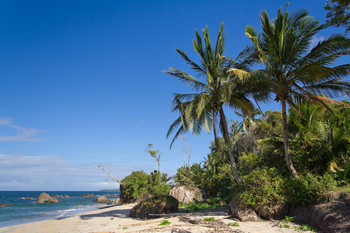
#> input picture images/beach.png, 350 x 233 px
$ python rotate.py --image images/beach.png
#> lines starting #> are read from the running program, lines starting #| are printed output that depends on the picture
import numpy as np
import argparse
import cv2
import imutils

ap = argparse.ArgumentParser()
ap.add_argument("-i", "--image", required = True, help = "Path to the image")
args = vars(ap.parse_args())

image = cv2.imread(args["image"])
#> image is the input picture: shape (233, 350, 3); mean B, G, R 136, 110.4, 78.6
cv2.imshow("Original", image)

# [12 lines of commented-out code are left out]

rotated_up = imutils.rotate(image, 45, None, 1.0)
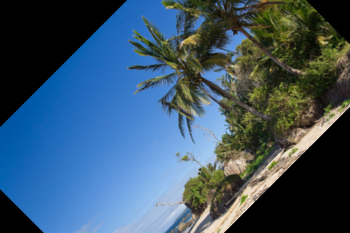
#> rotated_up: shape (233, 350, 3); mean B, G, R 106.5, 86, 59.9
cv2.imshow("Rotated by 45 Degrees", rotated_up)
cv2.waitKey(0)

rotated_down = imutils.rotate(image, -90, None, 1.0)
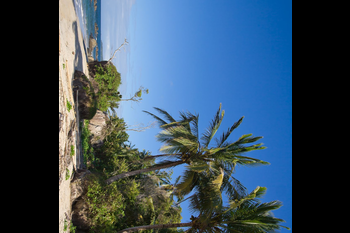
#> rotated_down: shape (233, 350, 3); mean B, G, R 94.9, 77.2, 56.2
cv2.imshow("Rotated by -90 Degrees", rotated_down)
cv2.waitKey(0)


cv2.waitKey(0)

$ run again, on images/wave.png
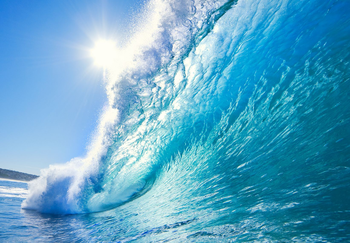
#> input picture images/wave.png, 350 x 243 px
#> image is the input picture: shape (243, 350, 3); mean B, G, R 199.1, 166.5, 93.5
#> `rotated_up = imutils.rotate(image, 45, None, 1.0)`:
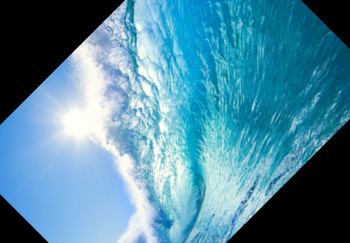
#> rotated_up: shape (243, 350, 3); mean B, G, R 159.5, 136.8, 80.3
#> `rotated_down = imutils.rotate(image, -90, None, 1.0)`:
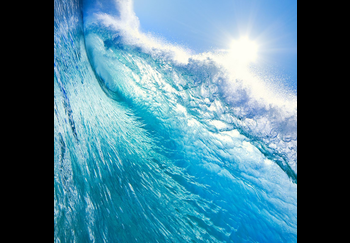
#> rotated_down: shape (243, 350, 3); mean B, G, R 143.4, 124.1, 74.5
